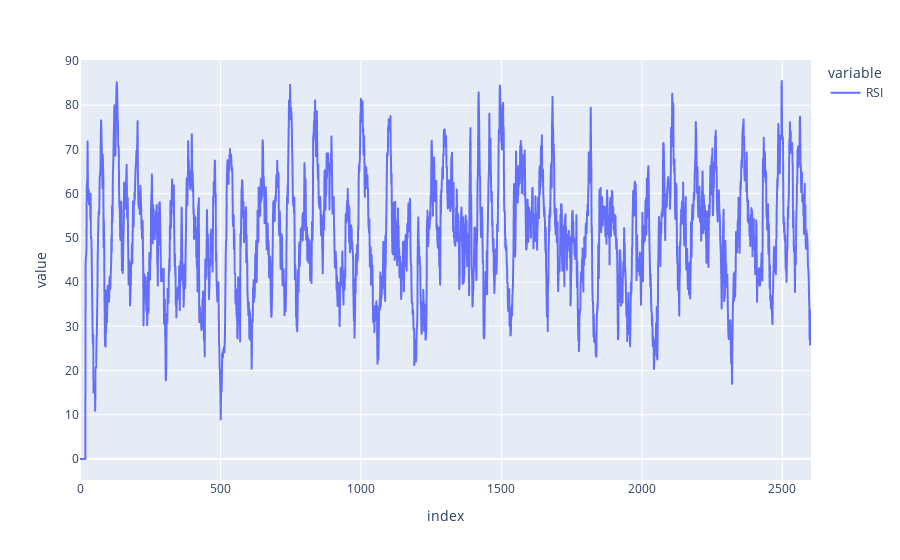

The notebook cell saved with this chart:
### Code cell
import plotly.express as px
px.line(gbp_inr['RSI'])

### Figure 1 — Plotly figure (JSON) as saved in the notebook; plotly's stock layout.template omitted (floating-point values rounded to 4 significant figures; data arrays with more than 128 entries replaced by an {"elided": "..."} marker saying what was removed)
{"data": [{"hovertemplate": "variable=RSI<br>index=%{x}<br>value=%{y}<extra></extra>", "legendgroup": "RSI", "line": {"color": "#636efa", "dash": "solid"}, "marker": {"symbol": "circle"}, "mode": "lines", "name": "RSI", "showlegend": true, "type": "scattergl", "x": {"elided": "2603 int values"}, "xaxis": "x", "y": {"elided": "2603 float values"}, "yaxis": "y"}], "layout": {"legend": {"title": {"text": "variable"}, "tracegroupgap": 0}, "margin": {"t": 60}, "xaxis": {"anchor": "y", "domain": [0, 1], "title": {"text": "index"}}, "yaxis": {"anchor": "x", "domain": [0, 1], "title": {"text": "value"}}}}
